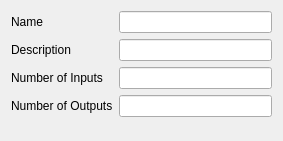
<?xml version="1.0" encoding="UTF-8"?>
<ui version="4.0">
 <class>PythonTempalteWizardPage</class>
 <widget class="QWizardPage" name="PythonTempalteWizardPage">
  <property name="geometry">
   <rect>
    <x>0</x>
    <y>0</y>
    <width>283</width>
    <height>141</height>
   </rect>
  </property>
  <property name="windowTitle">
   <string>WizardPage</string>
  </property>
  <layout class="QFormLayout" name="formLayout">
   <item row="0" column="0">
    <widget class="QLabel" name="label_3">
     <property name="text">
      <string>Name</string>
     </property>
    </widget>
   </item>
   <item row="0" column="1">
    <widget class="QLineEdit" name="m_funcNameLlineEdit"/>
   </item>
   <item row="1" column="0">
    <widget class="QLabel" name="label_4">
     <property name="text">
      <string>Description</string>
     </property>
    </widget>
   </item>
   <item row="1" column="1">
    <widget class="QLineEdit" name="m_descriptionLineEdit"/>
   </item>
   <item row="2" column="0">
    <widget class="QLabel" name="label">
     <property name="text">
      <string>Number of Inputs</string>
     </property>
    </widget>
   </item>
   <item row="2" column="1">
    <widget class="QLineEdit" name="m_nInputsLlineEdit"/>
   </item>
   <item row="3" column="0">
    <widget class="QLabel" name="label_2">
     <property name="text">
      <string>Number of Outputs</string>
     </property>
    </widget>
   </item>
   <item row="3" column="1">
    <widget class="QLineEdit" name="m_nOutputsLineEdit"/>
   </item>
  </layout>
  <zorder>label</zorder>
  <zorder>label_2</zorder>
  <zorder>m_nOutputsLineEdit</zorder>
  <zorder>m_nInputsLlineEdit</zorder>
  <zorder>m_funcNameLlineEdit</zorder>
  <zorder>label_3</zorder>
  <zorder>label_4</zorder>
  <zorder>m_descriptionLineEdit</zorder>
 </widget>
 <resources/>
 <connections/>
</ui>
